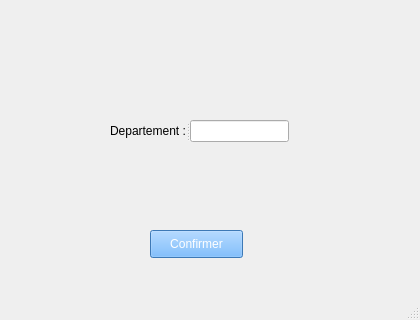
<?xml version="1.0" encoding="UTF-8"?>
<ui version="4.0">
 <class>MainWindow</class>
 <widget class="QMainWindow" name="MainWindow">
  <property name="geometry">
   <rect>
    <x>0</x>
    <y>0</y>
    <width>420</width>
    <height>320</height>
   </rect>
  </property>
  <property name="minimumSize">
   <size>
    <width>420</width>
    <height>320</height>
   </size>
  </property>
  <property name="maximumSize">
   <size>
    <width>420</width>
    <height>320</height>
   </size>
  </property>
  <property name="windowTitle">
   <string>MainWindow</string>
  </property>
  <widget class="QWidget" name="centralwidget">
   <widget class="QSplitter" name="splitter">
    <property name="geometry">
     <rect>
      <x>110</x>
      <y>120</y>
      <width>179</width>
      <height>22</height>
     </rect>
    </property>
    <property name="orientation">
     <enum>Qt::Horizontal</enum>
    </property>
    <widget class="QLabel" name="label">
     <property name="styleSheet">
      <string notr="true">font: 75 9pt &quot;MS Shell Dlg 2&quot;;</string>
     </property>
     <property name="text">
      <string>Departement :</string>
     </property>
    </widget>
    <widget class="QLineEdit" name="txtdep"/>
   </widget>
   <widget class="QPushButton" name="btnConfDep">
    <property name="geometry">
     <rect>
      <x>150</x>
      <y>230</y>
      <width>93</width>
      <height>28</height>
     </rect>
    </property>
    <property name="styleSheet">
     <string notr="true">color: rgb(255, 255, 255);
background-color: rgb(85, 170, 255);</string>
    </property>
    <property name="text">
     <string>Confirmer</string>
    </property>
   </widget>
  </widget>
  <widget class="QMenuBar" name="menubar">
   <property name="geometry">
    <rect>
     <x>0</x>
     <y>0</y>
     <width>420</width>
     <height>26</height>
    </rect>
   </property>
  </widget>
  <widget class="QStatusBar" name="statusbar"/>
 </widget>
 <resources/>
 <connections/>
</ui>
